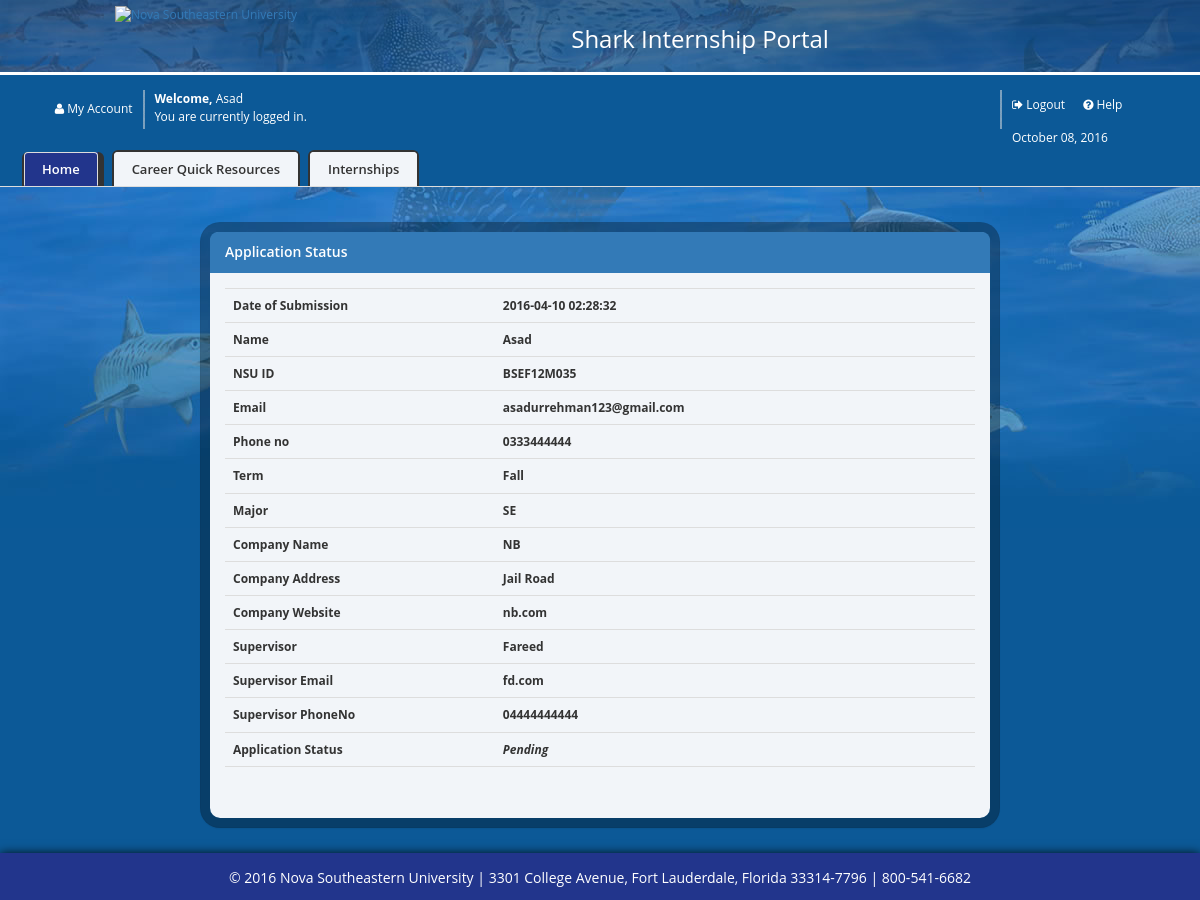
The app's page /IMP/scripts/s_home.php (signed in) with its own data.
### tables this page shows
CREATE TABLE IF NOT EXISTS `userlogin` (
  `id` int(11) NOT NULL AUTO_INCREMENT,
  `username` varchar(50) NOT NULL,
  `password` varchar(50) NOT NULL,
  `last_login_time` datetime NOT NULL,
  `last_logout_time` datetime NOT NULL,
  `login_status` tinyint(1) NOT NULL,
  `email` varchar(100) DEFAULT NULL,
  `changecode` int(11) DEFAULT NULL,
  `registerdate` timestamp NULL DEFAULT CURRENT_TIMESTAMP,
  `job_extension` varchar(11) DEFAULT NULL,
  `offer_extension` varchar(11) DEFAULT NULL,
  PRIMARY KEY (`id`,`username`)
);

CREATE TABLE IF NOT EXISTS `student_info` (
  `id` int(11) NOT NULL AUTO_INCREMENT,
  `name` varchar(100) NOT NULL,
  `nsuid` varchar(100) NOT NULL,
  `phoneno` varchar(100) NOT NULL,
  `term` varchar(100) NOT NULL,
  `major` varchar(100) NOT NULL,
  `agency` varchar(100) NOT NULL,
  `agency_address` varchar(100) NOT NULL,
  `agency_website` varchar(100) NOT NULL,
  `supervisor_name` varchar(100) NOT NULL,
  `supervisor_phoneno` varchar(100) NOT NULL,
  `supervisor_email` varchar(100) NOT NULL,
  `studentid` int(11) DEFAULT NULL,
  PRIMARY KEY (`id`),
  KEY `studentid` (`studentid`)
);

CREATE TABLE IF NOT EXISTS `requests` (
  `id` int(11) NOT NULL AUTO_INCREMENT,
  `status` varchar(100) DEFAULT NULL,
  `reason` varchar(200) DEFAULT NULL,
  `studentid` int(100) DEFAULT NULL,
  PRIMARY KEY (`id`),
  KEY `studentid` (`studentid`)
);

### IMP/functions/dbhandler.php (called while the page is built, shortened)
<?php
	$db = mysqli_connect('mysql.softenica.com','asad','asad@1365');
	function getStudentRequest($id){
		global $db;
		$query = "select * from requests where studentid = '$id' ";
		$result = mysqli_query($db,$query);
		$value = mysqli_fetch_array($result);
		return $value;
	}
	function getStudent($id){
		global $db;
		$query = "select * from userlogin where id = '$id' ";
		$result = mysqli_query($db,$query);
		$value = mysqli_fetch_array($result);
		return $value;
	}
	function getStudentInfo($id){
		global $db;
		$query = "select * from student_info where studentid = '$id' ";
		$result = mysqli_query($db,$query);
		$value = mysqli_fetch_array($result);
		return $value;
	}
?>

### IMP/scripts/s_home.php (the view, shortened to what this page needs)
<?php
if(isset($_SESSION['username']) && isset($_SESSION['login_status']) && isset($_SESSION['user_status']) && $_SESSION['user_status'] == "student") :?>
<!DOCTYPE html>
<html lang="en-US">
<head>
    <link rel="stylesheet" type="text/css" href="../styles/bootstrap.css" />
    <link href="../fonts/css/font-awesome.min.css" rel="stylesheet">
    <link href="../styles/fileinput.min.css" media="all" rel="stylesheet" type="text/css" />
    <link rel="stylesheet" type="text/css" href="../styles/s_home.css" />
</head>
<body>
    <header id="header" class="container">
        <div class="row">
            <div class="col-md-3 col-md-offset-1 col-sm-4 col-sm-offset-0" id="logo"><a href="http://www.nova.edu/" target="_blank"><img src="../images/logo.png" width="239" height="61" border="0" alt="Nova Southeastern University"></a></div>
            <div class="col-md-4 col-md-offset-1 col-sm-5 col-sm-offset-0" >
                <h3 class="nsu-title">Shark Internship Portal</h3>
            </div>
        </div>
    </header>
    <div class="well">
        <div id="menu" class="row">
            <div class="col-md-5 col-sm-6 col-xs-8">
                <div id="account" class="col-sm-3 col-xs-4 padding-zero active" role="presentation">
                    <a href="#tab_account" role="tab" id="account-tab" data-toggle="tab" aria-expanded="false"><i class="fa fa-user" style="padding-right: 3px;"></i>My Account</a>
                </div>
                <div class="col-sm-9 col-xs-8 padding-zero">
                    <img id="separator" src="../images/separator.png"/>
                    <div id="welcome">
                        <b>Welcome, </b><?=
                        $bar = ucfirst($_SESSION['username']);
                        ?>
                        <br />
                        <span id="log-span">You are currently logged in.</span>
                    </div>
                </div>
            </div>
            <div class="col-md-2 col-md-offset-5 col-sm-3 col-sm-offset-3 col-xs-4 col-xs-offset-0 padding-zero">
                <img id="separator2" src="../images/separator.png" />
                <div style="margin-top:6px;">
                    <a href="../functions/logout.php"><i class="fa fa-sign-out" style="padding-right: 3px;"></i>Logout</a>
                    <a id="help" style="margin-left:15px;" href="help.php"><i class="fa fa-question-circle" style="padding-right: 3px;"></i>Help</a>
                </div>
                <div id="date"
                 class="row">
                    <div class="">
                         <?=date("F d, Y")?>
                    </div>
                </div>
            </div>
        </div>
        <div id="tabs" class="row">
            <div class="x_content">
                <div class="" role="tabpanel" data-example-id="togglable-tabs">
                    <ul id="menuTabs" class="nav nav-tabs bar_tabs" role="tablist">
                        <li role="presentation" class="active">
                            <a href="#tab_home" id="home-tab" role="tab" data-toggle="tab" aria-expanded="true">Home</a>
                        </li>
                        <li role="presentation" class="">
                            <a href="#tab_resources" role="tab" id="resource-tab" data-toggle="tab" aria-expanded="false">Career Quick Resources</a>
                        </li>
                        <li role="presentation" class="">
                            <a href="#tab_internships" role="tab" id="intership-tab" data-toggle="tab" aria-expanded="false"> Internships</a>
                        </li>
                    </ul>
                </div>
            </div>
        </div>
        <div id="menuTabsContent" class="tab-content col-lg-8 col-md-8 col-sm-10 col-sm-offset-1 col-xs-12 col-md-offset-2 col-lg-offset-2">
            <div role="tabpanel" class="tab-pane fade active in panel panel-primary" id="tab_home" aria-labelledby="home-tab">
                <div class="panel-heading">
                    Application Status
                </div>
                <div class="panel-body">
                    <table class="table table-hover">
                        <tbody>
                             <?php
                            $dbstatus = include "../functions/dbhandler.php";
                            $result=getStudent($_SESSION['userid']);
                            if ( $result ) {
                            ?>
                            <tr>
                                <th>Date of Submission</th>
                                <th><?= $result['registerdate'] ?></th>
                                <td></td>
                                <td></td>
                                <td></td>
                            </tr>
                            <?php $info=getStudentInfo($_SESSION['userid']); ?>
                            <tr>
                                <th>Name</th>
                                <th><?= $info['name'] ?></th>
                                <td></td>
                                <td></td>
                                <td></td>
                            </tr>
                            <tr>
                                <th>NSU ID</th>
                                <th><?= $info['nsuid'] ?></th>
                                <td></td>
                                <td></td>
                                <td></td>
                            </tr>
                            <tr>
                                <th>Email</th>
                                <th><?= $result['email'] ?></th>
                                <td></td>
                                <td></td>
                                <td></td>
                            </tr>
                            <tr>
                                <th>Phone no</th>
                                <th><?= $info['phoneno'] ?></th>
                                <td></td>
                                <td></td>
                                <td></td>
                            </tr>
                            <tr>
                                <th>Term</th>
                                <th><?= $info['term'] ?></th>
                                <td></td>
                                <td></td>
                                <td></td>
                            </tr>
                            <tr>
                                <th>Major</th>
                                <th><?= $info['major'] ?></th>
                                <td></td>
                                <td></td>
                                <td></td>
                            </tr>
                            <tr>
                                <th>Company Name</th>
                                <th><?= $info['agency'] ?></th>
                                <td></td>
                                <td></td>
                                <td></td>
                            </tr>
                            <tr>
                                <th>Company Address</th>
                                <th><?= $info['agency_address'] ?></th>
                                <td></td>
                                <td></td>
                                <td></td>
                            </tr>
                            <tr>
                                <th>Company Website</th>
                                <th><?= $info['agency_website'] ?></th>
                                <td></td>
                                <td></td>
                                <td></td>
                            </tr>
                            <tr>
                                <th>Supervisor</th>
                                <th><?= $info['supervisor_name'] ?></th>
                                <td></td>
                                <td></td>
                                <td></td>
                            </tr>
                            <tr>
                                <th>Supervisor Email</th>
                                <th><?= $info['supervisor_email'] ?></th>
                                <td></td>
                                <td></td>
                                <td></td>
                            </tr>
                            <tr>
                                <th>Supervisor PhoneNo</th>
                                <th><?= $info['supervisor_phoneno'] ?></th>
                                <td></td>
                                <td></td>
                                <td></td>
                            </tr>
                            <?php $request=getStudentRequest($_SESSION['userid']); ?>
                            <tr>
                                <th>Application Status</th>
                                <th><i><?= $request['status'] ?></i></th>
                                <td></td>
                                <td></td>
                                <td></td>
                            </tr>
                            <tr>
                                <td></td>
                                <td></td>
                                <td></td>
                                <td></td>
                                <td></td>
                            </tr>
                         <?php } ?>
                        </tbody>
                    </table>
                </div>
            </div>
        </div>
    </div>
    <div id="footer">
        <p>© 2016 Nova Southeastern University <span>|</span> 3301 College Avenue, Fort Lauderdale, Florida 33314-7796 <span>|</span> 800-541-6682</p>
    </div>
</body>
</html>
<?php else:
    header("Location: ../index.php");
    die();
 endif; ?>

### IMP/styles/s_home.css (style rules this page uses)
#header { background: transparent url(../images/header_bg.png) repeat-x; padding-bottom:10px; width:100%; }
.nsu-title { padding-top:6px; color:white; text-align:center; }
#logo img { margin-top:6px; }
.padding-zero { padding:0; }
.well { border:0; border-radius:0; background:inherit; margin:0; padding:0; border-top:3px solid white; }
#menu { margin:0; color:#fff; padding-top:15px; background: #0C5997; }
.col-xs-12 { padding:5px 0px; }
#account { text-align:right; margin-top:10px; }
#menu a { color:#fff; }
#separator { margin:0 10px; float:left; }
#separator2 { margin-right:10px; float:left; }
#tabs { margin:0; color:#fff; background: #0C5997; }
#date { margin:0; margin-top:15px; color:#fff; background: #0C5997; }
ul.bar_tabs { overflow: visible; height: 20px; margin-top: 21px; padding-left: 14px; position: relative; z-index: 1; width: 100%; }
.nav-tabs > li.active > a, .nav-tabs > li.active > a:hover, .nav-tabs > li.active > a:focus { color: #fff; background-color:#22358c; }
ul.bar_tabs > li { border: 2px solid #333; color: #333 !important; margin-top: -17px; margin-left: 8px; border-bottom:0; border-radius: 6px 6px 0 0; background:#F2F5F9; }
ul.bar_tabs a { color:#333; font-size:13px; font-weight:600; }
ul.bar_tabs > li.active { border-right: 6px solid #333; border-top: 0; margin-top: -15px; background:#22358c; color:#fff; }
ul.bar_tabs > li a { padding: 7px 17px; background:#F2F5F9 ; margin: 0; }
.panel-heading { border-top-right-radius:8px; border-top-left-radius:8px; font-size: 14px; font-weight:600; }
#tab_home.panel, #tab_resources.panel, #tab_internships.panel, #tab_account.panel { border:0; border-radius:0; margin-top:30px; background-color:#F2F5F9; border: 10px solid rgb(100, 100, 100); border: 10px solid rgba(0, 0, 0, 0.3); -moz-background-clip: padding; -webkit-background-clip:padding-box; background-clip: padding-box; border-radius:20px; min-height:400px; }
#footer { clear:both; padding-top: 15px; padding-bottom:2px; background:#22358c; margin-bottom: 0px; -moz-box-shadow: 0 1px 3px #000000; -webkit-box-shadow: 0 1px 10px #000000; box-shadow: 0 1px 10px #000000; text-align:center; color:#fff; font-size:14px; }

### records on screen
userlogin: registerdate "2016-04-10 02:28:32", email "asadurrehman123@gmail.com"
student_info: name "Asad", nsuid "BSEF12M035", phoneno "0333444444", term "Fall", major "SE", agency "NB", agency_address "Jail Road", agency_website "nb.com", supervisor_name "Fareed", supervisor_email "fd.com", supervisor_phoneno "04444444444"
requests: status "Pending"

### other values on screen
$bar = ucfirst($_SESSION['username']) "Asad"
